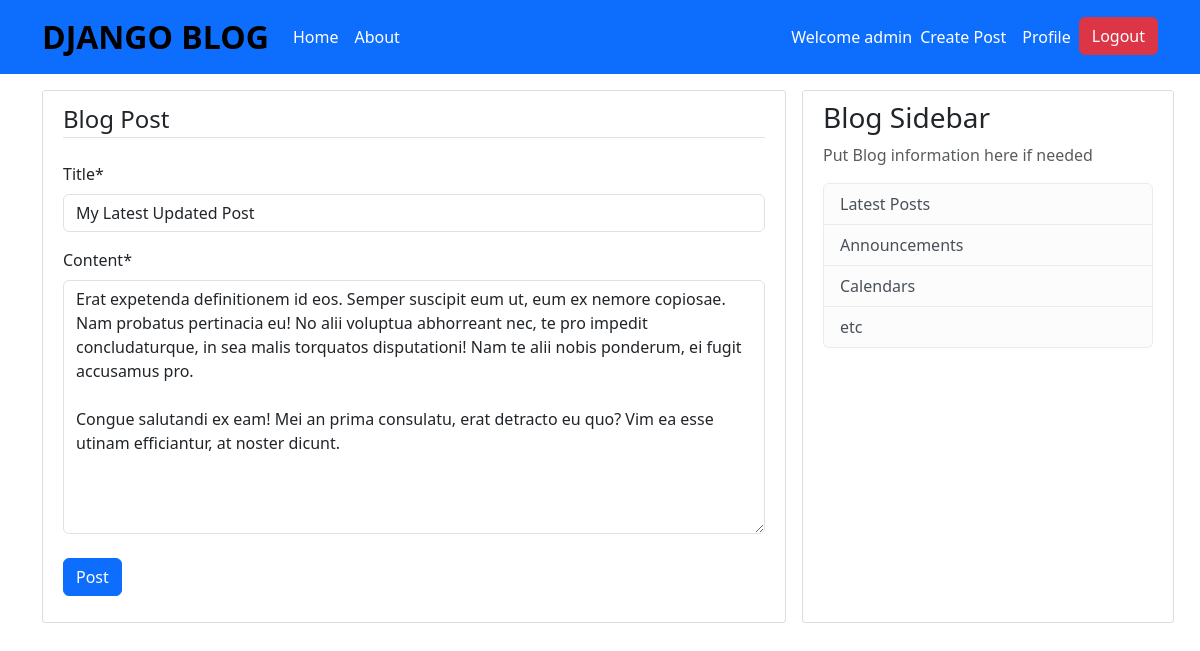
/post/43/update/ (signed in), run on the app's committed database.
### blog/models.py (models this page shows, shortened)
class Post(models.Model):
  title = models.CharField(max_length=100)
  content = models.TextField()
  date_posted = models.DateTimeField(default=timezone.now)
  author = models.ForeignKey(User, on_delete=models.CASCADE)

### blog/views.py (the view, shortened to what this page needs)
# urls.py: path('post/<int:pk>/update/', PostUpdateView.as_view(), name='post-update'),
class PostUpdateView(LoginRequiredMixin, UserPassesTestMixin, UpdateView):
  model = Post
  fields = ['title', 'content']
  def test_func(self):
    post = self.get_object()
    if self.request.user == post.author:
      return True
    return False

### blog/templates/blog/post_form.html (shortened to what this page needs)
{% extends 'blog/base.html' %}
{% load crispy_forms_tags %}
{% block content %}
  <div class="content-section">
    <form action="" method="POST" class="register__form">
      <fieldset class="form-group">
        <legend class="border-bottom mb-4">
          Blog Post
        </legend>
        {{ form|crispy }}
      </fieldset>
      <div class="form-group">
        <button class="btn btn-primary mt-2" type="submit">Post</button>
      </div>
    </form>
  </div>
{% endblock content %}

### blog/templates/blog/base.html (shortened to what this page needs)
{% load static %}
<html lang="en">
  <head>
    <link
      rel="stylesheet"
      type="text/css"
      href="{% static 'blog/css/style.css' %}"
    />
    <link
      rel="stylesheet"
      type="text/css"
      href="{% static 'users/css/style.css' %}"
    />
    <link
      href="https://cdn.jsdelivr.net/npm/bootstrap@5.3.3/dist/css/bootstrap.min.css"
      rel="stylesheet"
    />
  </head>
  <body>
    <header class="site-header">
      <nav class="navbar navbar-expand-xl bg-primary">
        <div class="container">
          <a class="navbar-brand fw-bold text-uppercase fs-2" href="{% url 'blog-home' %}">Django Blog</a>
          <div class="collapse navbar-collapse" id="navbarSupportedContent">
            <ul class="navbar-nav me-auto mb-2 mb-lg-0">
              <li class="nav-item">
                <a
                  class="nav-link"
                  aria-current="page"
                  href="{% url 'blog-home' %}"
                  >Home</a
                >
              </li>
              <li class="nav-item">
                <a class="nav-link" href="{% url 'blog-about' %}">About</a>
              </li>
            </ul>
            <ul class="navbar-nav mb-2 mb-lg-0">
              {% if not user.is_authenticated %}
              <li class="nav-item">
                <a
                  class="nav-link nav-item"
                  aria-current="page"
                  href="{% url 'login'%}"
                  >Login</a
                >
              </li>
              <li class="nav-item">
                <a class="nav-link nav-item" href="{% url 'register' %}"
                  >Register</a
                >
              </li>
              {% else %}
              <li
                class="nav-item align-self-center text-white d-none d-xl-block"
              >
                Welcome {{ user.username }}
              </li>
              <li class="nav-item">
                <a class="nav-link nav-item" href="{% url 'post-create' %}"
                  >Create Post</a
                >
              </li>
              <li class="nav-item">
                <a class="nav-link nav-item" href="{% url 'profile' %}"
                  >Profile</a
                >
              </li>
              <li class="nav-item">
                <form
                  action="{% url 'logout' %}"
                  method="POST"
                  style="display: inline"
                >
                  <button type="submit" class="btn btn-danger">Logout</button>
                </form>
              </li>
              {% endif %}
            </ul>
          </div>
        </div>
      </nav>
    </header>
    <main class="container mt-3">
      <div class="d-flex flex-row gap-3">
        <div class="col-md-8">
           {% block content %} {% endblock %}
        </div>
        <div class="content-section col-md-4">
          <h3>Blog Sidebar</h3>
          <p class="text-muted">Put Blog information here if needed</p>
          <ul class="list-group">
            <li class="list-group-item list-group-item-light">Latest Posts</li>
            <li class="list-group-item list-group-item-light">Announcements</li>
            <li class="list-group-item list-group-item-light">Calendars</li>
            <li class="list-group-item list-group-item-light">etc</li>
          </ul>
        </div>
      </div>
    </main>
  </body>
</html>

### staticfiles/users/css/style.css (style rules this page uses)
body { -webkit-font-smoothing: antialiased; -moz-osx-font-smoothing: grayscale; background: #fafafa; color: #333333; margin-top: 5rem; }
h1, h2, h3, h4, h5, h6 { color: #444444; }
ul { margin: 0; }
.site-header .navbar-nav .nav-link { color: #fff; width: fit-content; }
.content-section { background: #ffffff; padding: 10px 20px; border: 1px solid #dddddd; border-radius: 3px; margin-bottom: 20px; }

### data on the page
Post: title "My Latest Updated Post", content "Erat expetenda definitionem id eos. Semper suscipit eum ut, eum ex nemore copiosae. Nam probatus pertinacia eu! No alii voluptua abhorreant nec, te pro impedit concludaturque, in sea malis torquatos disputationi! Nam te alii nobis ponderum, ei fugit accusamus pro. Congue salutandi ex eam! Mei an prima consulatu, erat detracto eu quo? Vim ea esse utinam efficiantur, at noster dicunt."

### other printed values
{{ user.username }} "admin"
